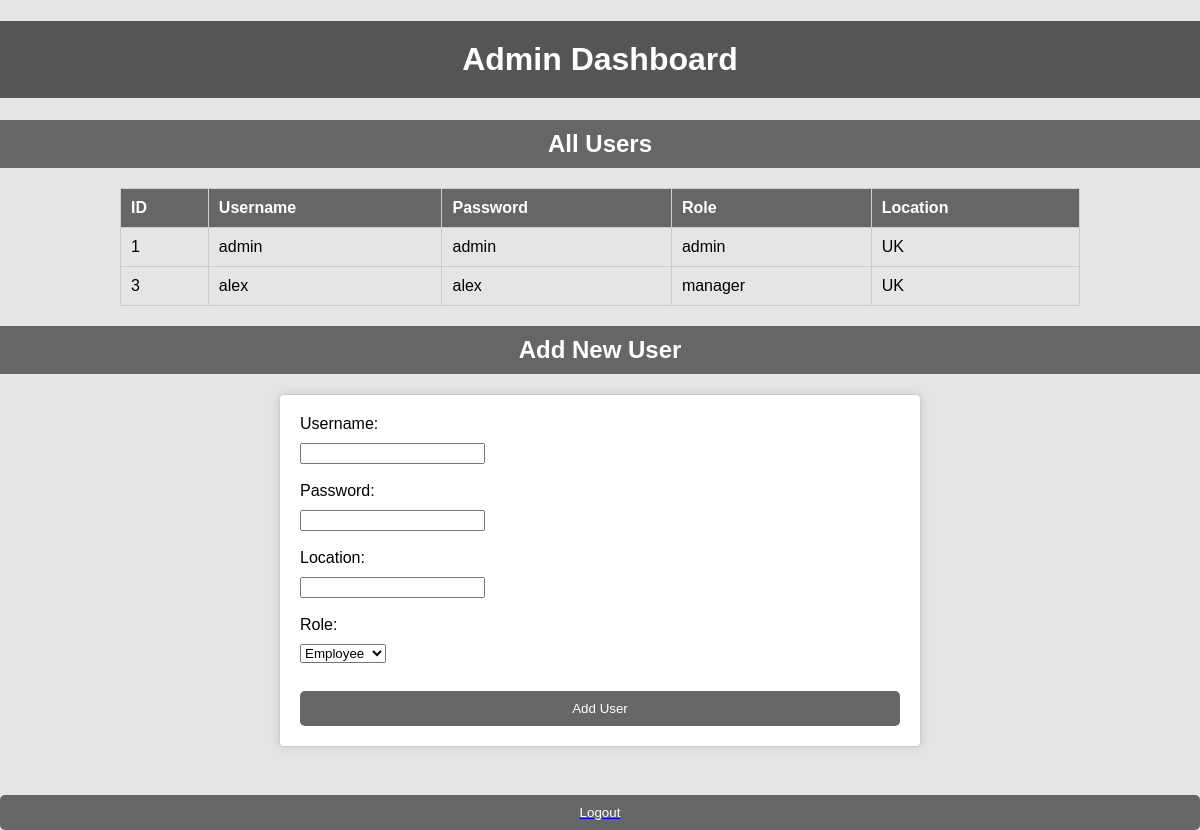
The page /admin (signed in) on the database its author committed.
### app.py (models this page shows)
class User(db.Model):
    id = db.Column(db.Integer, primary_key=True)
    username = db.Column(db.String(255), unique=True, nullable=False)
    password = db.Column(db.String(255), nullable=False)
    role = db.Column(db.String(255), nullable=False)
    location = db.Column(db.String(255), nullable=False)

### app.py (the view)
@app.route('/admin')
def admin():
    if 'username' not in session:
        return redirect(url_for('login'))
    users = User.query.all()
    return render_template('admin.html', username=session['username'], users=users)

### templates/admin.html (shortened to what this page needs)
<!DOCTYPE html>
<html lang="en">
<head>
</head>
<body>
    <h1>Admin Dashboard</h1>
    <h2>All Users</h2>
    <table>
        <thead>
            <tr>
                <th>ID</th>
                <th>Username</th>
                <th>Password</th>
                <th>Role</th>
                <th>Location</th>
            </tr>
        </thead>
        <tbody id="userTableBody">
            {% for user in users %}
            <tr>
                <td>{{ user.id }}</td>
                <td>{{ user.username }}</td>
                <td>{{ user.password }}</td>
                <td>{{ user.role }}</td>
                <td>{{ user.location }}</td>
            </tr>
            {% endfor %}
        </tbody>
    </table>
    <h2>Add New User</h2>
    <form id="addUserForm" action="{{ url_for('add_user') }}" method="post">
        <label for="username">Username:</label>
        <input type="text" id="username" name="username" required><br><br>
        <label for="password">Password:</label>
        <input type="password" id="password" name="password" required><br><br>
        <label for="username">Location:</label>
        <input type="text" id="location" name="location" required><br><br>
        <label for="role">Role:</label>
        <select id="role" name="role" required>
            <option value="employee">Employee</option>
        </select><br><br>
        <button type="button" id="addUserBtn">Add User</button>
    </form>
    <a href="{{ url_for('login') }}" style="margin-left: 10px;"><button>Logout</button></a>
</body>
</html>

### templates/admin.html (style rules this page uses)
body { font-family: Arial, sans-serif; margin: 0; padding: 0; background-color: #e5e5e5; }
h1 { text-align: center; padding: 20px 0; background-color: #555; color: #fff; }
h2 { text-align: center; padding: 10px 0; background-color: #666; color: #fff; margin: 0; }
table { width: 80%; margin: 20px auto; border-collapse: collapse; }
th, td { padding: 10px; border: 1px solid #ccc; text-align: left; }
th { background-color: #666; color: #fff; }
form { width: 50%; margin: 20px auto; padding: 20px; background-color: #fff; border: 1px solid #ccc; border-radius: 5px; box-shadow: 0px 0px 10px 1px rgba(0,0,0,0.1); }
label { display: block; margin-bottom: 10px; }
button { display: block; width: 100%; padding: 10px; margin-top: 10px; background-color: #666; color: #fff; border: none; border-radius: 5px; cursor: pointer; }

### rows shown on the page
User: id "1", username "admin", password "admin", role "admin", location "UK"
User: id "3", username "alex", password "alex", role "manager", location "UK"
